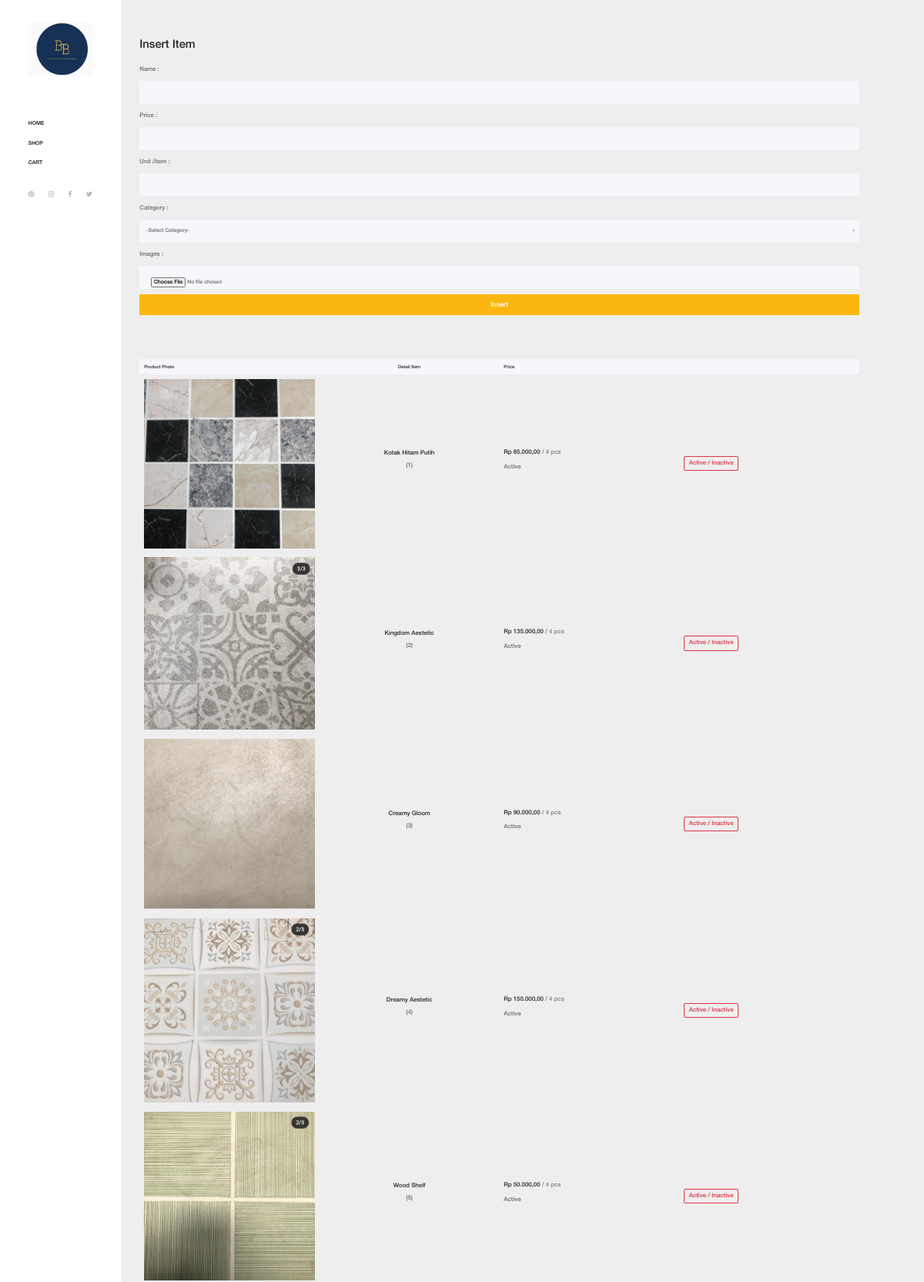
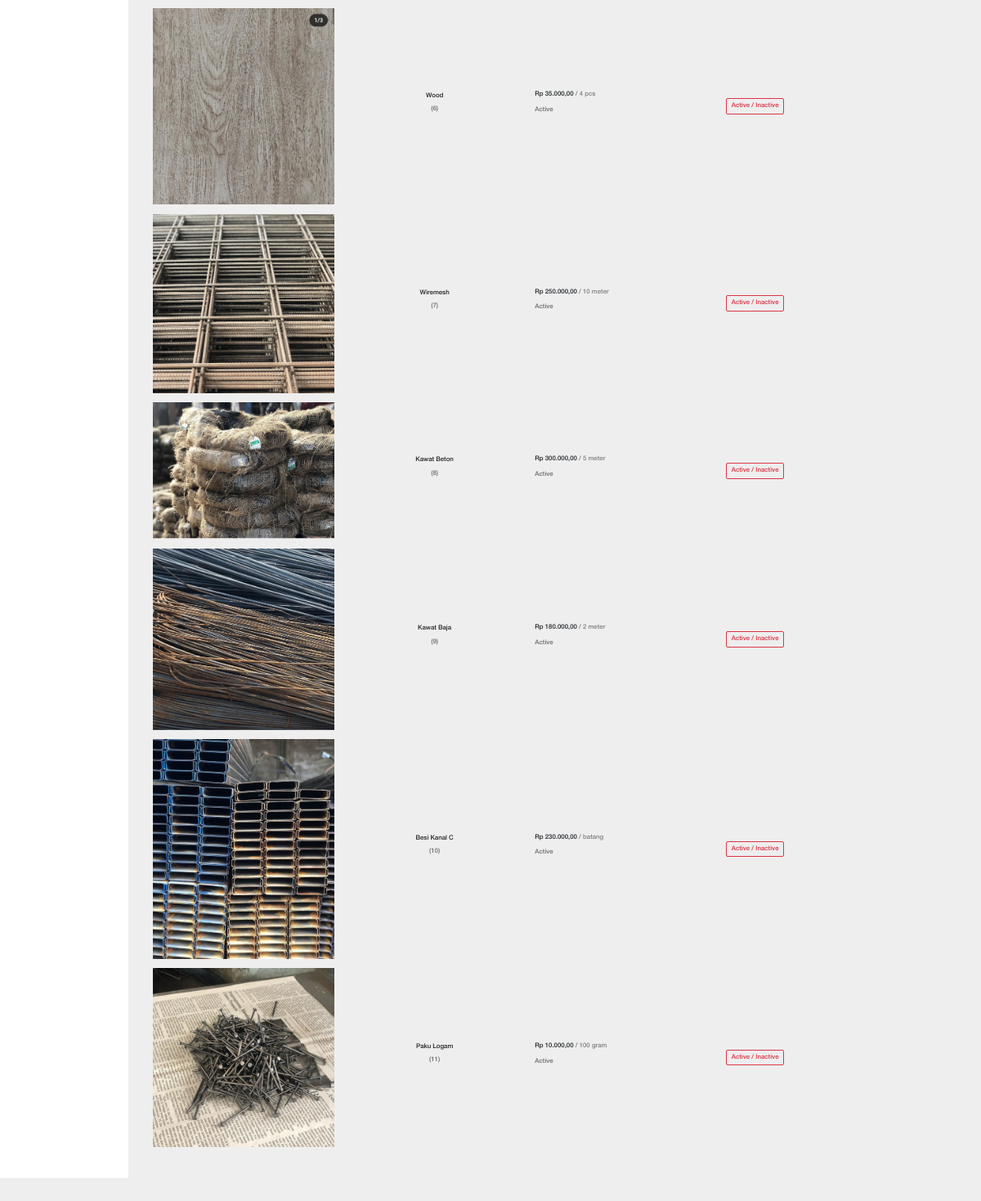
Page /product-details.php on the committed database (2 pictures, top to bottom).
### tables this page shows
CREATE TABLE `barang` (
  `id_barang` int(10) NOT NULL,
  `harga_barang` int(50) NOT NULL,
  `nama_barang` varchar(150) NOT NULL,
  `images_barang` varchar(50) NOT NULL,
  `satuan_barang` varchar(20) NOT NULL,
  `status_barang` tinyint(1) NOT NULL,
  `id_category` int(10) NOT NULL
);

### function.php (called while the page is built, shortened)
<?php
function getAllBarang(){
    $link = get_koneksi();
    try{
        $sql = "SELECT b.*,c.nama_category FROM barang b JOIN category c ON b.id_category = c.id_category";
        $stmt= $link->prepare($sql);
        $stmt->execute();
    }catch (PDOException $err){
        echo $err->getMessage();
        die();
    }
    return $stmt;
}
?>

### product-details.php (the view, shortened to what this page needs)
<!DOCTYPE html>
<html lang="en">
<?php
include_once "function.php";
?>
<head>
    <link rel="stylesheet" href="css/core-style.css">
    <link rel="stylesheet" href="style.css">
</head>
<body>
    <div class="main-content-wrapper d-flex clearfix">
        <header class="header-area clearfix">
            <div class="logo">
                <a href="home.php"><img src="img/core-img/logo.png" alt=""></a>
            </div>
            <nav class="amado-nav">
                <ul>
                    <li ><a href="index.php">Home</a></li>
                    <?php if ($_SESSION['approved_user']==FALSE){ ?><li><a href="index.php?menu=shop">Shop</a></li> <?php } ?>
                    <?php if ($_SESSION['approved_user']==FALSE){ ?><li ><a href="index.php?menu=cart">Cart</a></li><?php } ?>
                </ul>
            </nav><br><br>
            <div class="social-info d-flex justify-content-between">
                <a href="https://id.pinterest.com/anssport/toko-bahan-bangunan/"><i class="fa fa-pinterest" aria-hidden="true"></i></a>
                <a href="https://www.instagram.com/cv.bintangbangunan/?hl=id"><i class="fa fa-instagram" aria-hidden="true"></i></a>
                <a href="https://www.facebook.com/bintang.bangunan.7?hc_ref=ARTrk7FZUGrVvfq_6oFUVxUsgYtB2zoHC3ZC0QG0-h76dbhoq9ppno8i5yfX3DEeA5I&fref=nf"><i class="fa fa-facebook" aria-hidden="true"></i></a>
                <a href="https://twitter.com/carolineadjie"><i class="fa fa-twitter" aria-hidden="true"></i></a>
            </div>
        </header>
                    <div class="cart-table-area ">
                        <div class="container-fluid">
                            <div class="row" >
                                <div class="col-12 col-lg-12" >
                                    <div class="checkout_details_area mt-50 clearfix">
                                        <div class="cart-title">
                                            <h2>Insert Item</h2>
                                        </div>
                                        <form action="" method="post"enctype="multipart/form-data" >
                                            <div class="row">
                                                <div class="col-md-12 ">
                                                    <p>Name :</p>
                                                </div>
                                                <div class="col-12 mb-3">
                                                    <input type="text" class="form-control" name="nama_barang" value="">
                                                </div>
                                                <div class="col-md-12 ">
                                                    <p>Price :</p>
                                                </div>
                                                <div class="col-12 mb-3">
                                                    <input type="text" class="form-control" name="harga_barang" placeholder="" value="">
                                                </div>
                                                <div class="col-md-12 ">
                                                    <p>Unit /item :</p>
                                                </div>
                                                <div class="col-12 mb-3">
                                                    <input type="text" class="form-control" name="satuan_barang" placeholder="" value="">
                                                </div>
                                                <div class="col-md-12 ">
                                                    <p>Category :</p>
                                                </div>
                                                <div class="col-12 mb-3" >
                                                </div>
                                                <div class="col-md-12 ">
                                                    <p>Images :</p>
                                                </div>
                                                <div class="col-12 mb-3">
                                                    <input type="file" class="form-control" name="images_barang" placeholder="Images" value="">
                                                </div>
                                                <div class="col-12 mb-3">
                                                    <input type="submit" class="btn amado-btn w-100" value="Insert" name="btnSubmitBarang"/>
                                                </div>
                                            </div>
                                        </form>
                                    </div>
                                </div>
                            </div>
                        </div>
                        <?php
                        $hasil = getAllBarang();
                        ?>
                            <div class="container-fluid">
                        <div class="row">
                            <div class="col-5 col-lg-12">
                        <div class="cart-table clearfix">
                            <table class="table table-responsive">
                                <thead>
                                <tr bgcolor="#f8f8ff">
                                    <th>Product Photo</th>
                                    <th><center>Detail Item</center></th>
                                    <th>Price</th>
                                    <th></th>
                                </tr>
                                </thead>
                                <tbody>
                                <?php while ($data = $hasil->fetch()) {?>
                                <tr>
                                    <td class="cart_product_img">
                                        <a href="#"><img src="img/product-img/<?php echo $data['images_barang'] ?>" alt="Product"></a>
                                    </td>
                                    <td class="cart_product_desc">
                                        <center>
                                        <h5><?php echo $data['nama_barang'] ?></h5>
                                        <p>(<?php echo $data['id_barang'] ?>)</p>
                                        </center>
                                    </td>
                                    <td class="price">
                                        <span><?php echo "Rp ", number_format($data['harga_barang'],2,",",".") ?></span>
                                        <span style="color:gray">/ <?php echo $data['satuan_barang'] ?></span>
                                        <p style="margin-top: 10px">
                                        <?php
                                        $ket ="";
                                        if ($data['status_barang']==1){
                                            $ket="Active";
                                        }
                                        else{
                                            $ket="Inactive";
                                        }
                                        echo $ket ?>
                                        </p>
                                    </td>
                                    <td class="qty">
                                        <button class="btn btn-outline-danger" name="btnUpdateBrg" onclick="updatebarang(<?php echo $data['id_barang']; ?>)">Active / Inactive</button>
                                    </td>
                                </tr>
                                    <?php
                                }
                                ?>
                                </tbody>
                            </table>
                        </div>
                    </div>
                        </div></div></div></div>
</body>
</html>

### css/core-style.css (style rules this page uses)
* { margin: 0; padding: 0; }
body { zoom: 70%; font-family: "helveticaneuemedium"; font-size: 16px; }
h1, h2, h3, h4, h5, h6 { color: #242424; line-height: 1.3; font-weight: 400; }
p { color: #6d6d6d; font-size: 16px; line-height: 1.9; font-weight: 400; }
a { -webkit-transition: all 500ms ease 0s; transition: all 500ms ease 0s; text-decoration: none; outline: 0 solid transparent; color: #131212; font-weight: 400; font-size: 12px; }
ul, ol { margin: 0; }
ul li, ol li { list-style: none; }
img { height: auto; max-width: 100%; }
.mt-50 { margin-top: 50px !important; }
.amado-btn { display: inline-block; min-width: 160px; height: 55px; color: #ffffff; border: none; border-radius: 0; padding: 0 7px; font-size: 18px; line-height: 56px; background-color: #fbb710; font-weight: 400; }
.main-content-wrapper { zoom: 70%; position: relative; z-index: 1; -webkit-transition-duration: 500ms; transition-duration: 500ms; -ms-flex-wrap: wrap; flex-wrap: wrap; }
.main-content-wrapper .header-area { -webkit-transition-duration: 500ms; transition-duration: 500ms; position: relative; z-index: 1; -webkit-box-flex: 0; -ms-flex: 0 0 320px; flex: 0 0 320px; width: 320px; max-width: 320px; background-color: #fff; padding: 60px 75px; }
.main-content-wrapper .header-area .logo { margin-bottom: 100px; display: block; }
.main-content-wrapper .header-area .amado-nav li a { font-size: 14px; text-transform: uppercase; position: relative; z-index: 1; padding: 20px 0; display: block; line-height: 0.9; color: #131212; font-weight: normal; }
.main-content-wrapper .header-area .amado-nav li a::after { -webkit-transition-duration: 500ms; transition-duration: 500ms; width: 30px; height: 3px; position: absolute; top: 50%; margin-top: -1.5px; left: -150px; background-color: #fbb710; z-index: 10; content: ''; }
.main-content-wrapper .header-area .social-info a { color: #b5b5b5; display: inline-block; }
.main-content-wrapper .header-area .social-info a i { font-size: 18px; }
.main-content-wrapper .cart-table-area { position: relative; z-index: 1; -webkit-box-flex: 0; -ms-flex: 0 0 calc(95% - 320px); flex: 0 0 calc(95% - 320px); width: calc(95% - 320px); max-width: calc(95% - 320px); }
.main-content-wrapper .cart-table-area .cart-title h2 { font-size: 30px; margin-bottom: 30px; color: #242424; }
.main-content-wrapper .cart-table-area table thead { width: 100%; display: block; }
.main-content-wrapper .cart-table-area table thead tr { display: -webkit-box; display: -ms-flexbox; display: flex; width: 100%; height: 40px; background-color: #f5f7fa; }
.main-content-wrapper .cart-table-area table thead tr th { border-top: none; border-bottom: none; -webkit-box-flex: 0; -ms-flex: 0 0 25%; flex: 0 0 25%; width: 25%; max-width: 25%; font-size: 12px; color: #242424; text-transform: capitalize; font-weight: 400; }
.main-content-wrapper .cart-table-area table tbody { width: 100%; display: block; }
.main-content-wrapper .cart-table-area table tbody tr { display: -webkit-box; display: -ms-flexbox; display: flex; -webkit-box-align: center; -ms-flex-align: center; -ms-grid-row-align: center; align-items: center; width: 100%; }
.main-content-wrapper .cart-table-area table tbody tr td { border: none; -webkit-box-flex: 0; -ms-flex: 0 0 25%; flex: 0 0 25%; width: 25%; max-width: 25%; }
.main-content-wrapper .cart-table-area table tbody tr td h5 { font-size: 16px; color: #252525; }
.checkout_details_area form .form-control { height: 60px; border: none; border-radius: 0; background-color: #f5f7fa; padding: 30px; color: #6b6b6b; font-size: 14px; }

### style.css (style rules this page uses)
body { background-color:#eee; }
.container-fluid { padding:50px; }

### product-details.php (style rules this page uses)
body { zoom: 70%; }

### rows in the picture
barang: images_barang (picture), nama_barang "Kotak Hitam Putih", id_barang "1", harga_barang "85.000,00", satuan_barang "4 pcs", status_barang "Active"
barang: images_barang (picture), nama_barang "Kingdom Aestetic", id_barang "2", harga_barang "135.000,00", satuan_barang "4 pcs", status_barang "Active"
barang: images_barang (picture), nama_barang "Creamy Gloom", id_barang "3", harga_barang "90.000,00", satuan_barang "4 pcs", status_barang "Active"
barang: images_barang (picture), nama_barang "Dreamy Aestetic", id_barang "4", harga_barang "150.000,00", satuan_barang "4 pcs", status_barang "Active"
barang: images_barang (picture), nama_barang "Wood Shelf", id_barang "5", harga_barang "50.000,00", satuan_barang "4 pcs", status_barang "Active"
barang: images_barang (picture), nama_barang "Wood", id_barang "6", harga_barang "35.000,00", satuan_barang "4 pcs", status_barang "Active"
barang: images_barang (picture), nama_barang "Wiremesh", id_barang "7", harga_barang "250.000,00", satuan_barang "10 meter", status_barang "Active"
barang: images_barang (picture), nama_barang "Kawat Beton", id_barang "8", harga_barang "300.000,00", satuan_barang "5 meter", status_barang "Active"
barang: images_barang (picture), nama_barang "Kawat Baja", id_barang "9", harga_barang "180.000,00", satuan_barang "2 meter", status_barang "Active"
barang: images_barang (picture), nama_barang "Besi Kanal C", id_barang "10", harga_barang "230.000,00", satuan_barang "batang", status_barang "Active"
barang: images_barang (picture), nama_barang "Paku Logam", id_barang "11", harga_barang "10.000,00", satuan_barang "100 gram", status_barang "Active"
